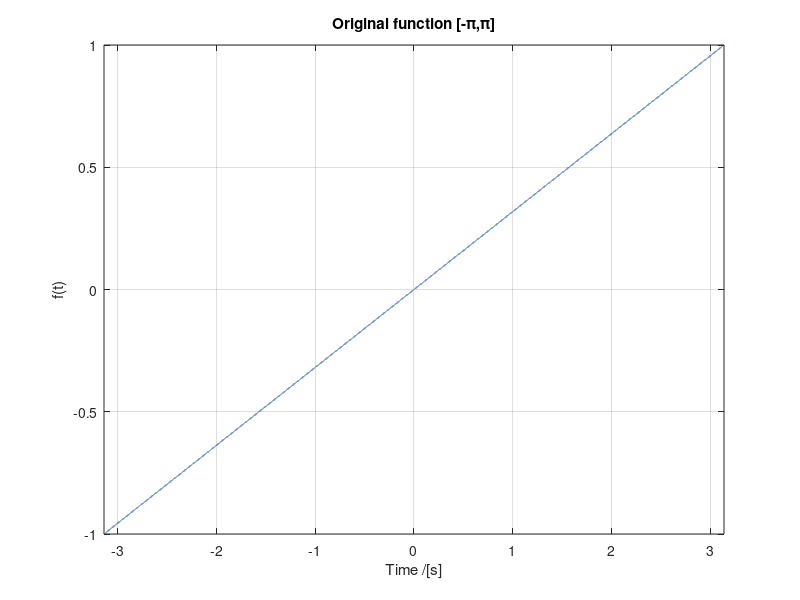

Write MATLAB code to recreate this figure.
%Original Function Plot
T = 2*pi;
t = (-T/2:0.0001:T/2);
y = (2/T)*t;
figure(1);
plot(t,y);
xlim([-pi,pi]);
grid on;
xlabel("Time /[s]");
ylabel("f(t)")
title("Original function [-π,π]");